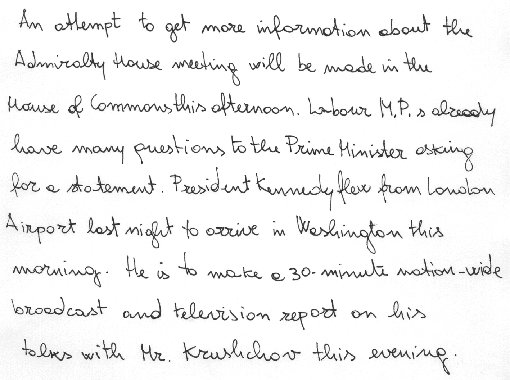
#> input picture image_1_IAM.jpg, 510 x 380 px
$ python -i main_func.py   (imports and definitions only)
#> lines starting #> are read from the running program, lines starting #| are printed output that depends on the picture; after the words box and inside, x2 and y2 are one past the last pixel; in counts of white or black regions, pixels touching at a corner belong together; long printed decimals are rounded
#> further down, picture is the input picture: shape (380, 510); min 22, max 255, mean 241.8
import cv2
import numpy as np
import matplotlib.pyplot as plt
from skimage.morphology import skeletonize

def find_endpoints(skeleton):
    """
    Find endpoints of a skeletonized binary image and determine their direction
    (left or right) based on neighboring points.

    Args:
    - skeleton (numpy.ndarray): Skeletonized binary image.

    Returns:
    - endpoints (list): List of tuples (x, y, direction) where direction is determined by neighbors.
    - n_lines (int): Number of lines removed due to the filtering condition.
    """
    kernel = np.array([[1, 1, 1],
                       [1, 10, 1],
                       [1, 1, 1]], dtype=np.uint8)

    # Convolution to find neighbors of each pixel
    neighbors = cv2.filter2D(skeleton.astype(np.uint8), -1, kernel)

    # Identify endpoints (pixels with exactly one neighbor)
    endpoints = np.where((neighbors == 11) & (skeleton == 1))

    # Convert to list of (x, y) coordinates
    endpoints_n = list(zip(endpoints[1], endpoints[0]))
    # print('Before filtering:', endpoints_n)

    # Filter endpoints based on their x-coordinate
    endpoints_filtered = [endpoint for endpoint in endpoints_n if endpoint[0] > (skeleton.shape[0] / 10)]

    # Determine the direction of each endpoint
    endpoints_with_direction = []
    for endpoint in endpoints_filtered:
        x, y = endpoint

        # Check 8-connected neighbors
        neighbor_offsets = [(-1, -1), (-1, 0), (-1, 1),
                            (0, -1),         (0, 1),
                            (1, -1), (1, 0), (1, 1)]
        neighbor_offsets=1*neighbor_offsets
        neighbors = []
        for dx, dy in neighbor_offsets:
            nx, ny = x + dx, y + dy
            if 0 <= ny < skeleton.shape[0] and 0 <= nx < skeleton.shape[1] and skeleton[ny, nx] == 1:
                neighbors.append((nx, ny))

        # Determine the direction based on the position of the neighbor
        if neighbors:
            # print(neighbors)
            # Calculate the vector between the endpoint and the neighbor
            neighbor = neighbors[0]  # Take the first neighbor (assumes a single path)
            dx = x-neighbor[0]
            dy = y-neighbor[1]

            # Determine direction
            if dx<0:  # Horizontal component dominates
                direction = 0 #'right'
            else:  # Vertical component dominates (for future modifications if needed)
                direction = 1 #'left'
        else:
            # print('No neighbours')
            direction = 0 #'undefined'  # Fallback if no valid neighbors are found

        endpoints_with_direction.append((x, y, direction))

    # print('After filtering with direction:', endpoints_with_direction)

    # Calculate number of removed lines
    n_lines = len(endpoints_n) - len(endpoints_filtered)

    return endpoints_with_direction, n_lines


def extend_horizontally(image, x, y, direction, max_length=50):
    """
    Extend the line horizontally from (x, y) in the given direction.
    """
    for i in range(1, max_length + 1):
        new_x = x + i * direction  # Extend horizontally
        if new_x < 0 or new_x >= image.shape[1]:
            break  # Stop if reaching the boundary
        image[y, new_x] = 1  # Set pixel value to white
    return image

def connect_lines(image, endpoints,n_lines, max_distance):
    """
    Connect nearby endpoints or extend lines horizontally if no match is found.
    """
    v_threshold = image.shape[0]/(n_lines*(1.2))
    image_n = image.copy()
    used = set()  # Track used endpoints
    for i, (x1, y1,direction) in enumerate(endpoints):
        if i in used:
            continue
        for j, (x2, y2,d) in enumerate(endpoints):
            if i != j and j not in used:
                distance = np.sqrt((x2 - x1) ** 2 + (y2 - y1) ** 2)
                # print('yes',abs(y1 - y2),distance)

                if distance < max_distance and abs(y1 - y2) < v_threshold and d==0 and direction==1:  # Allow only horizontal-ish connecti
                    # print('yes',abs(y1 - y2),distance)
                    cv2.line(image_n, (x1, y1), (x2, y2), 1, 1)
                    used.add(i)
                    used.add(j)
                    break
        else:
            # If no match, extend the line horizontally
            if direction==1:
            # direction = 0 if x1 < image_n.shape[1] // 2 else 1  # Left or right
                # print(x1,y1,image.shape[1]-x1)
                image_n = extend_horizontally(image_n, x1, y1, direction,max_length= image.shape[1]-x1)
    return image_n

def skeletoniz_n(img):
    skel = np.zeros_like(img)
    eroded = np.zeros_like(img)
    temp = np.zeros_like(img)

    while True:
        # Erode the image
        eroded = cv2.erode(img, cv2.getStructuringElement(cv2.MORPH_CROSS, (3, 3)))
        temp = cv2.dilate(eroded, cv2.getStructuringElement(cv2.MORPH_CROSS, (3, 3)))
        temp = cv2.subtract(img, temp)
        skel = cv2.bitwise_or(skel, temp)
        img = eroded.copy()

        if cv2.countNonZero(img) == 0:
            break

    return skel

def fill_horizontal_white_gaps(image, gap_threshold):
    filled_image = image.copy()
    rows, cols = filled_image.shape

    for row in range(rows):
        start = None
        for col in range(cols):
            # Identify black regions (0) with white gaps (255)
            if filled_image[row, col] == 0:
                if start is not None:
                    # If a gap is detected between two black regions
                    gap_width = col - start - 1
                    if gap_width > 0 and gap_width <= gap_threshold:
                        # Fill the gap with black (0) if within the threshold
                        filled_image[row, start + 1:col] = 0
                start = col  # Update the start position

    return filled_image

def fill_vertical_gaps(image, gap_threshold, stripe_width):
    filled_image = image.copy()
    rows, cols = filled_image.shape
    # to fill the vertical gaps between two black lines
    for col in range(cols):
        start = None
        for row in range(rows):
            # Identify black regions (0) with white gaps (255)
            if filled_image[row, col] == 0:
                if start is not None:
                    # If a gap is detected between two black regions
                    gap_height = row - start - 1
                    if gap_height > 0 and gap_height <= gap_threshold:
                        # Fill the gap with black (0) if within the threshold
                        filled_image[start + 1:row, col] = 0
                start = row  # Update the start position

    return filled_image


def PPA_Algo(image, vartical_gap_threshold = 10):
#> called with vartical_gap_threshold = 10
    blurred = cv2.GaussianBlur(image, (5, 5), 0)
    _, binary_image = cv2.threshold(image, 0, 255, cv2.THRESH_BINARY_INV + cv2.THRESH_OTSU)
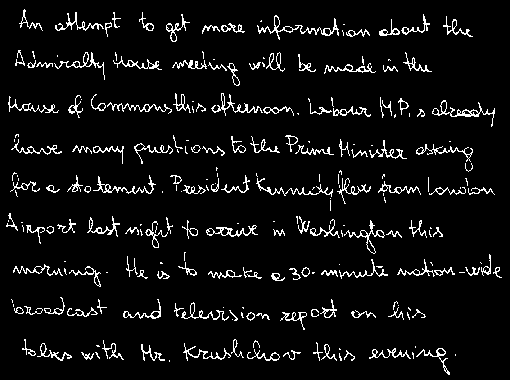
#> binary_image: shape (380, 510); 6.2% white in thin lines or dots

    # Calculate the Average width of components
    num_labels, labels, stats, _ = cv2.connectedComponentsWithStats(binary_image)
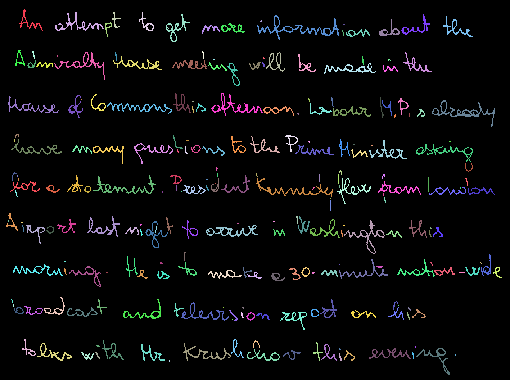
#> labels: shape (380, 510) int32; 238 distinct labels, from 0 to 237; one colour per label, 0 black
#> num_labels = 238; stats = 238 rows, first 6: [0, 0, 510, 380, 181797], [19, 9, 24, 22, 86], [55, 12, 49, 19, 184], [112, 12, 9, 16, 37], [139, 12, 15, 19, 63], [166, 14, 24, 28, 131]
    component_widths = stats[1:, cv2.CC_STAT_WIDTH]  # Exclude the background
#> component_widths = 237 values, max 82 at index 5, min 1 at index 23, mean 15
    average_width = np.mean(component_widths)
#> average_width = 15
    print(f"Average width of components: {average_width}")
#| Average width of components: 15.004

    stripe_width = int(average_width)
#> stripe_width = 15
    height, width = blurred.shape
#> height = 380; width = 510
    stripes = [blurred[:, i:i + stripe_width] for i in range(0, width, stripe_width)]
#> stripes = 34 items

    # paint the stripes
    painted_image = np.zeros_like(blurred)

    for i, stripe in enumerate(stripes):
        for row in range(stripe.shape[0]):
            avg_gray = np.mean(stripe[row, :])
            stripe[row, :] = avg_gray
        painted_image[:, i * stripe_width:(i + 1) * stripe_width] = stripe
#> this loop made 34 passes
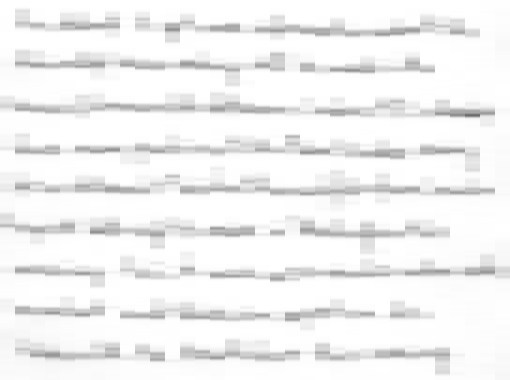
#> painted_image: shape (380, 510); min 107, max 255, mean 241.4
    _, painted_binary_image = cv2.threshold(painted_image, 0, 255, cv2.THRESH_BINARY + cv2.THRESH_OTSU)
#> painted_binary_image: shape (380, 510); 83.4% white; 48 black regions (3 under 20 px), largest, box (x1, y1, x2, y2) and area: (75, 135, 480, 159) 3210, (0, 99, 405, 117) 3195, (165, 20, 480, 42) 2580

    filled_image = fill_vertical_gaps(painted_binary_image, vartical_gap_threshold,stripe_width)
#> after the loop in fill_vertical_gaps, `for col in range(cols):`:
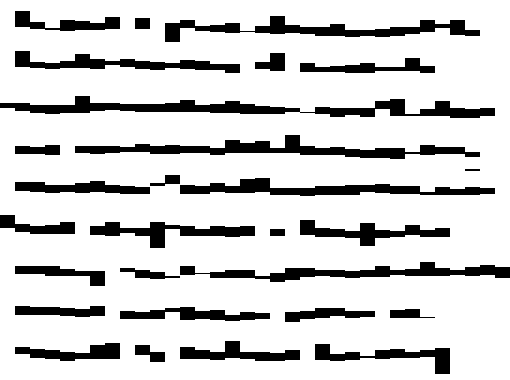
#> filled_image: shape (380, 510); 82.6% white; 28 black regions, largest, box (x1, y1, x2, y2) and area: (0, 96, 495, 118) 4200, (75, 135, 480, 159) 3345, (165, 16, 480, 42) 2775


    # Dilation operation
    threshold_width=4*stripe_width
#> threshold_width = 60
    sum_s = 1
    filled_image_n=filled_image.copy()
    for i in range(0, filled_image.shape[1], stripe_width):
        for j in range(0, filled_image.shape[0]-threshold_width):
            sum_s = np.sum(filled_image[j:j+threshold_width, i:i + stripe_width])
            if sum_s<=0:
                filled_image_n[j:j+threshold_width, i:i + stripe_width]=255

    gap_threshold = stripe_width*4
#> gap_threshold = 60


#   Complementing and thinning operations
    filled_image_n_n = fill_horizontal_white_gaps(filled_image_n, gap_threshold)
#> after the loop in fill_horizontal_white_gaps, `for row in range(rows):`:
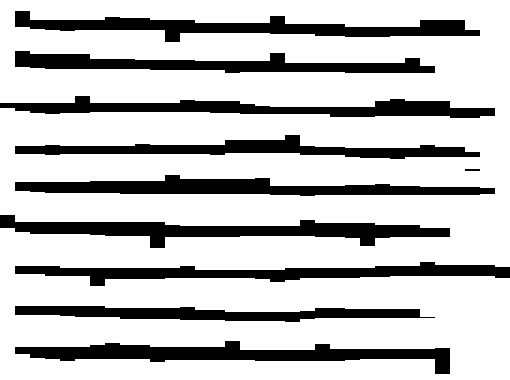
#> filled_image: shape (380, 510); 76.5% white; 10 black regions, largest, box (x1, y1, x2, y2) and area: (0, 215, 450, 248) 5775, (15, 341, 450, 374) 5550, (15, 11, 480, 42) 5430

    skeleton = skeletoniz_n(filled_image_n_n)
#> after the loop in skeletoniz_n, `while True:`: eroded: shape (380, 510); every value is 0
#> after the loop in skeletoniz_n, `while True:`: skel: shape (380, 510); 3.5% white in thin lines or dots
    thinned_background = cv2.bitwise_not(skeleton)
#> thinned_background: shape (380, 510); 96.5% white; black in thin lines or dots


#   Trimming process
    inverted_image = cv2.bitwise_not(thinned_background)
    # Define the horizontal Sobel-like filter
    H = np.array([[1, 2, 1],
                [0, 0, 0],
                [-1, -2, -1]], dtype=np.float32)

    # Apply the horizontal filter
    for i in range(4):
        filtered_image = cv2.filter2D(inverted_image, -1, H)
        inverted_image=filtered_image
#> inverted_image: shape (380, 510); 5% white in thin lines or dots
    # Normalize and threshold the result
    filtered_image = cv2.normalize(filtered_image, None, 0, 255, cv2.NORM_MINMAX)
    _, thresholded_image = cv2.threshold(filtered_image, 50, 255, cv2.THRESH_BINARY)


    num_labels, labels, stats, _ = cv2.connectedComponentsWithStats(thresholded_image, connectivity=8)
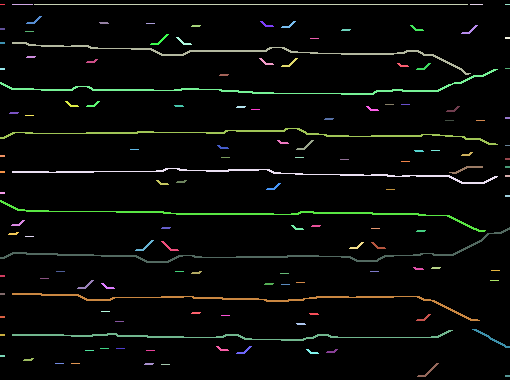
#> labels: shape (380, 510) int32; 133 distinct labels, from 0 to 132; one colour per label, 0 black
#> num_labels = 133; stats = 133 rows, first 6: [0, 0, 510, 380, 184106], [0, 4, 5, 1, 5], [12, 4, 21, 1, 21], [34, 4, 434, 1, 434], [470, 4, 13, 1, 13], [505, 4, 5, 1, 5]
    # Get image dimensions
    image_height, image_width = thresholded_image.shape
#> image_height = 380; image_width = 510
    # Minimum line length (1/5th of image width)
    min_length = image_width / 5
#> min_length = 102
    # Create an empty mask for the filtered image
    filtered_image = np.zeros_like(thresholded_image)
    # Loop through each component
    for i in range(1, num_labels):  # Skip the background (label 0)
        x, y, w, h, area = stats[i]  # Bounding box and area
        if w > min_length:  # Keep only components with width greater than min_length
            filtered_image[labels == i] = 255
#> this loop made 132 passes
#> (x, y, w, h, area) on passes 2, 3, 6, 7, 8, 12, 13, 17, 18, 22, 24, 25: (12, 4, 21, 1, 21), (34, 4, 434, 1, 434), (26, 16, 16, 8, 36), (260, 21, 14, 6, 30), (281, 21, 15, 7, 33), (410, 25, 14, 6, 30), (461, 25, 17, 9, 39), (150, 34, 19, 11, 45), (176, 37, 16, 8, 36), (12, 42, 459, 33, 869), (86, 59, 12, 4, 24), (259, 58, 15, 7, 33)
#> filtered_image: shape (380, 510); 3.8% white in thin lines or dots, all inside (x1, y1, x2, y2) = (0, 4, 510, 341)

    _, binary_image = cv2.threshold(filtered_image, 127, 255, cv2.THRESH_BINARY)

    # Skeletonize the image
    skeleton = skeletonize(binary_image // 255).astype(np.uint8)
#> skeleton: shape (380, 510); values 0 (black) and 1 (white), 2.2% white in thin lines or dots, all inside (x1, y1, x2, y2) = (0, 4, 509, 340)

    # Detect endpoints
    endpoints,n_lines = find_endpoints(skeleton)
#> in find_endpoints, `endpoints = np.where((neighbors == 11) & (skeleton == 1))`: endpoints = 14 positions, rows 4 to 334, columns 12 to 508
#> in find_endpoints, `endpoints_n = list(zip(endpoints[1], endpoints[0]))`: endpoints_n = [(34, 4), (467, 4), (12, 42), (497, 69), (470, 73), (497, 144), (12, 171), (497, 176), (508, 228), (485, 230), (12, 293), (479, 320), (452, 330), (12, 334)]
#> in find_endpoints, `endpoints_filtered = [endpoint for endpoint in endpoints_n if endpoint..`: endpoints_filtered = [(467, 4), (497, 69), (470, 73), (497, 144), (497, 176), (508, 228), (485, 230), (479, 320), (452, 330)]
#> the loop in find_endpoints, `for endpoint in endpoints_filtered:` made 9 passes
#> (x, y, neighbor, dy) on passes 1 to 9: (467, 4, (466, 4), 0), (497, 69, (496, 69), 0), (470, 73, (469, 73), 0), (497, 144, (496, 144), 0), (497, 176, (496, 176), 0), (508, 228, (507, 229), -1), (485, 230, (484, 230), 0), (479, 320, (478, 320), 0), (452, 330, (451, 330), 0)
#> after the loop in find_endpoints, `for endpoint in endpoints_filtered:`: endpoints_with_direction = [(467, 4, 1), (497, 69, 1), (470, 73, 1), (497, 144, 1), (497, 176, 1), (508, 228, 1), (485, 230, 1), (479, 320, 1), (452, 330, 1)]
#> in find_endpoints, `n_lines = len(endpoints_n) - len(endpoints_filtered)`: n_lines = 5
#> endpoints has the same summary as endpoints_with_direction in find_endpoints; n_lines = 5
    # print(endpoints,n_lines)
    # Define maximum connection distance (1/10th of image width)
    image_height, image_width = skeleton.shape
    max_distance = image_width / 10
#> max_distance = 51

    # Connect endpoints and extend lines horizontally
    completed_image = connect_lines(skeleton, endpoints, n_lines, max_distance)
#> in connect_lines, `v_threshold = image.shape[0]/(n_lines*(1.2))`: v_threshold = 63.33
#> the loop in connect_lines, `for i, (x1, y1,direction) in enumerate(endpoints):` made 9 passes
#> after the loop in connect_lines, `for i, (x1, y1,direction) in enumerate(endpoints):`:
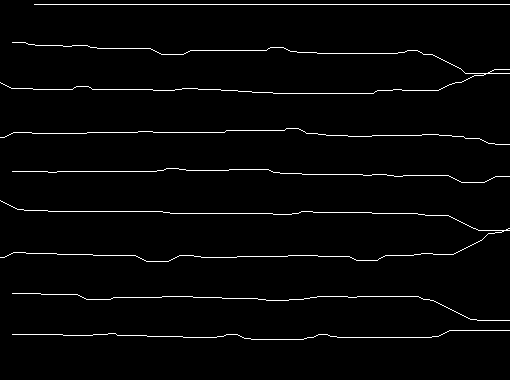
#> image_n: shape (380, 510); values 0 (black) and 1 (white), 2.3% white in thin lines or dots, all inside (x1, y1, x2, y2) = (0, 4, 510, 340)
#> after the loop in connect_lines, `for i, (x1, y1,direction) in enumerate(endpoints):`: used = 0 items

    return painted_binary_image,filled_image_n, filled_image_n_n, filtered_image,completed_image

>>> import cv2
>>> picture = cv2.imread('image_1_IAM.jpg', cv2.IMREAD_GRAYSCALE)
>>> result = PPA_Algo(picture)
#> result = 5 items

$ run again, on image_2_IAM.jpg
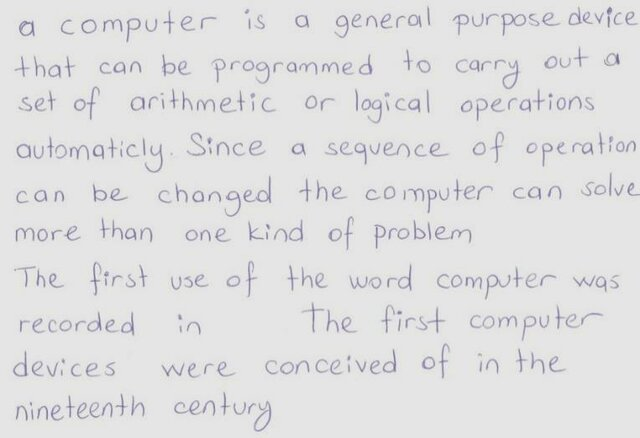
#> input picture image_2_IAM.jpg, 640 x 438 px
#> binary_image: shape (438, 640); 7% white in thin lines or dots
#> in PPA_Algo, `num_labels, labels, stats, _ = cv2.connectedComponentsWithStats(binary..`: num_labels = 305; stats = 305 rows, first 6: [0, 0, 640, 438, 260655], [427, 6, 3, 19, 42], [568, 7, 14, 18, 95], [607, 7, 5, 21, 62], [245, 9, 4, 5, 17], [163, 11, 11, 23, 61]
#> component_widths = 304 values, max 37 at index 183, min 1 at index 32, mean 11.63
#> average_width = 11.63
#| Average width of components: 11.632
#> stripe_width = 11
#> stripes = 59 items
#> the loop in PPA_Algo, `for i, stripe in enumerate(stripes):` made 59 passes
#> painted_binary_image: shape (438, 640); 77.8% white; 64 black regions, largest, box (x1, y1, x2, y2) and area: (451, 7, 638, 35) 2640, (11, 138, 165, 173) 2486, (11, 395, 154, 421) 2233
#> after the loop in fill_vertical_gaps, `for col in range(cols):`:
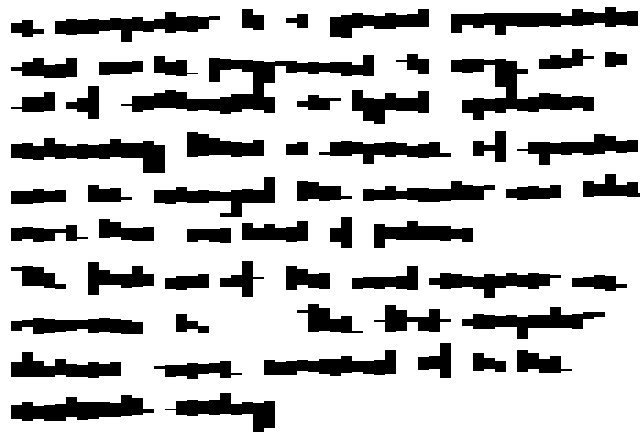
#> filled_image: shape (438, 640); 76.9% white; 58 black regions, largest, box (x1, y1, x2, y2) and area: (121, 55, 374, 114) 4532, (451, 59, 594, 120) 3135, (451, 7, 638, 35) 2673
#> threshold_width = 44
#> thinned_background: shape (438, 640); 96.8% white; black in thin lines or dots
#> in PPA_Algo, `num_labels, labels, stats, _ = cv2.connectedComponentsWithStats(thresh..`: num_labels = 243; stats = 243 rows, first 6: [0, 0, 640, 438, 265105], [0, 4, 5, 1, 5], [8, 4, 632, 1, 632], [600, 12, 9, 1, 9], [612, 12, 11, 3, 21], [232, 14, 14, 6, 30]
#> the loop in PPA_Algo, `for i in range(1, num_labels):` made 242 passes
#> skeleton: shape (438, 640); values 0 (black) and 1 (white), 2.1% white in thin lines or dots
#> in find_endpoints, `endpoints = np.where((neighbors == 11) & (skeleton == 1))`: endpoints = 18 positions, rows 4 to 430, columns 8 to 639
#> endpoints_n = [(8, 4), (8, 53), (8, 92), (629, 100), (639, 100), (8, 130), (8, 178), (8, 219), (509, 237), (8, 257), (8, 302), (629, 314), (272, 315), (242, 329), (9, 350), (585, 356), (8, 394), (330, 430)]
#> endpoints_filtered = [(629, 100), (639, 100), (509, 237), (629, 314), (272, 315), (242, 329), (585, 356), (330, 430)]
#> the loop in find_endpoints, `for endpoint in endpoints_filtered:` made 8 passes
#> (x, y, neighbor, dx, dy, direction) on passes 1 to 8: (629, 100, (628, 100), 1, 0, 1), (639, 100, (639, 101), 0, -1, 1), (509, 237, (508, 237), 1, 0, 1), (629, 314, (628, 314), 1, 0, 1), (272, 315, (273, 314), -1, 1, 0), (242, 329, (241, 329), 1, 0, 1), (585, 356, (584, 356), 1, 0, 1), (330, 430, (329, 430), 1, 0, 1)
#> after the loop in find_endpoints, `for endpoint in endpoints_filtered:`: endpoints_with_direction = [(629, 100, 1), (639, 100, 1), (509, 237, 1), (629, 314, 1), (272, 315, 0), (242, 329, 1), (585, 356, 1), (330, 430, 1)]
#> in find_endpoints, `n_lines = len(endpoints_n) - len(endpoints_filtered)`: n_lines = 10
#> in PPA_Algo, `endpoints,n_lines = find_endpoints(skeleton)`: endpoints has the same summary as endpoints_with_direction in find_endpoints
#> v_threshold = 36.5
#> the loop in connect_lines, `for i, (x1, y1,direction) in enumerate(endpoints):` made 8 passes
#> after the loop in connect_lines, `for i, (x1, y1,direction) in enumerate(endpoints):`:
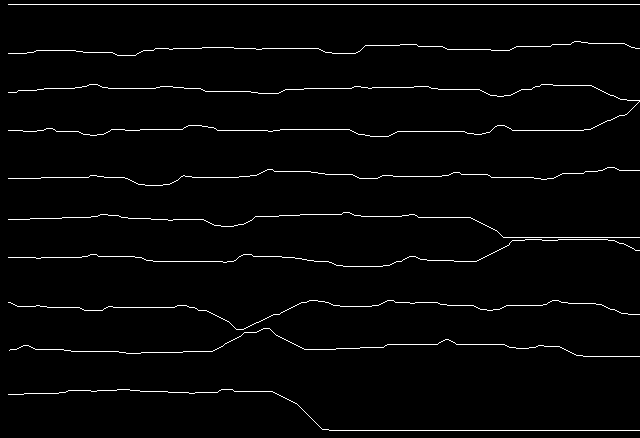
#> image_n: shape (438, 640); values 0 (black) and 1 (white), 2.3% white in thin lines or dots
#> after the loop in connect_lines, `for i, (x1, y1,direction) in enumerate(endpoints):`: used = 2 items
#> result = 5 items
